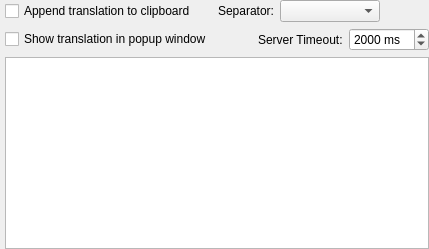
     <widget class="QWidget" name="tabTranslate">
      <layout class="QGridLayout" name="gridLayout_4">
       <property name="leftMargin">
        <number>5</number>
       </property>
       <property name="topMargin">
        <number>0</number>
       </property>
       <property name="rightMargin">
        <number>0</number>
       </property>
       <property name="bottomMargin">
        <number>0</number>
       </property>
       <item row="0" column="0">
        <widget class="QCheckBox" name="checkBoxTranslateClipboard">
         <property name="toolTip">
          <string>&lt;html&gt;&lt;head/&gt;&lt;body&gt;&lt;p&gt;Append the translation to the clipboard in this format: &amp;lt;OCR Text&amp;gt;&amp;lt;Separator&amp;gt;&amp;lt;Translation&amp;gt;&lt;/p&gt;&lt;/body&gt;&lt;/html&gt;</string>
         </property>
         <property name="text">
          <string>Append translation to clipboard</string>
         </property>
        </widget>
       </item>
       <item row="0" column="1">
        <layout class="QFormLayout" name="formLayout_2">
         <item row="0" column="0">
          <widget class="QLabel" name="labelTranslateSeparator">
           <property name="sizePolicy">
            <sizepolicy hsizetype="Expanding" vsizetype="Preferred">
             <horstretch>0</horstretch>
             <verstretch>0</verstretch>
            </sizepolicy>
           </property>
           <property name="toolTip">
            <string>&lt;html&gt;&lt;head/&gt;&lt;body&gt;&lt;p&gt;The character to place in between the OCR text and the translation when saving to the clipboard.&lt;/p&gt;&lt;/body&gt;&lt;/html&gt;</string>
           </property>
           <property name="text">
            <string>Separator:</string>
           </property>
          </widget>
         </item>
         <item row="0" column="1">
          <widget class="QComboBox" name="comboBoxTranslateSeparator">
           <property name="maximumSize">
            <size>
             <width>100</width>
             <height>16777215</height>
            </size>
           </property>
          </widget>
         </item>
        </layout>
       </item>
       <item row="1" column="0">
        <widget class="QCheckBox" name="checkBoxTranslatePopup">
         <property name="toolTip">
          <string>&lt;html&gt;&lt;head/&gt;&lt;body&gt;&lt;p&gt;Show another text box in the popup window that contains the translation.&lt;/p&gt;&lt;/body&gt;&lt;/html&gt;</string>
         </property>
         <property name="text">
          <string>Show translation in popup window</string>
         </property>
        </widget>
       </item>
       <item row="1" column="1">
        <layout class="QHBoxLayout" name="horizontalLayout_8">
         <item>
          <spacer name="horizontalSpacer_12">
           <property name="orientation">
            <enum>Qt::Horizontal</enum>
           </property>
           <property name="sizeHint" stdset="0">
            <size>
             <width>40</width>
             <height>20</height>
            </size>
           </property>
          </spacer>
         </item>
         <item>
          <widget class="QLabel" name="label">
           <property name="toolTip">
            <string>Number of milliseconds to wait before timing out the translation request.</string>
           </property>
           <property name="text">
            <string>Server Timeout:</string>
           </property>
          </widget>
         </item>
         <item>
          <widget class="QSpinBox" name="spinBoxTranslateTimeout">
           <property name="suffix">
            <string> ms</string>
           </property>
           <property name="minimum">
            <number>100</number>
           </property>
           <property name="maximum">
            <number>20000</number>
           </property>
           <property name="value">
            <number>2000</number>
           </property>
          </widget>
         </item>
        </layout>
       </item>
       <item row="2" column="0" colspan="2">
        <widget class="QTableWidget" name="tableWidgetTranslate">
         <property name="editTriggers">
          <set>QAbstractItemView::NoEditTriggers</set>
         </property>
         <property name="selectionMode">
          <enum>QAbstractItemView::NoSelection</enum>
         </property>
         <attribute name="horizontalHeaderCascadingSectionResizes">
          <bool>true</bool>
         </attribute>
         <attribute name="horizontalHeaderDefaultSectionSize">
          <number>115</number>
         </attribute>
         <attribute name="horizontalHeaderHighlightSections">
          <bool>false</bool>
         </attribute>
         <attribute name="horizontalHeaderStretchLastSection">
          <bool>true</bool>
         </attribute>
         <attribute name="verticalHeaderVisible">
          <bool>false</bool>
         </attribute>
         <attribute name="verticalHeaderCascadingSectionResizes">
          <bool>true</bool>
         </attribute>
         <attribute name="verticalHeaderDefaultSectionSize">
          <number>28</number>
         </attribute>
        </widget>
       </item>
      </layout>
     </widget>
